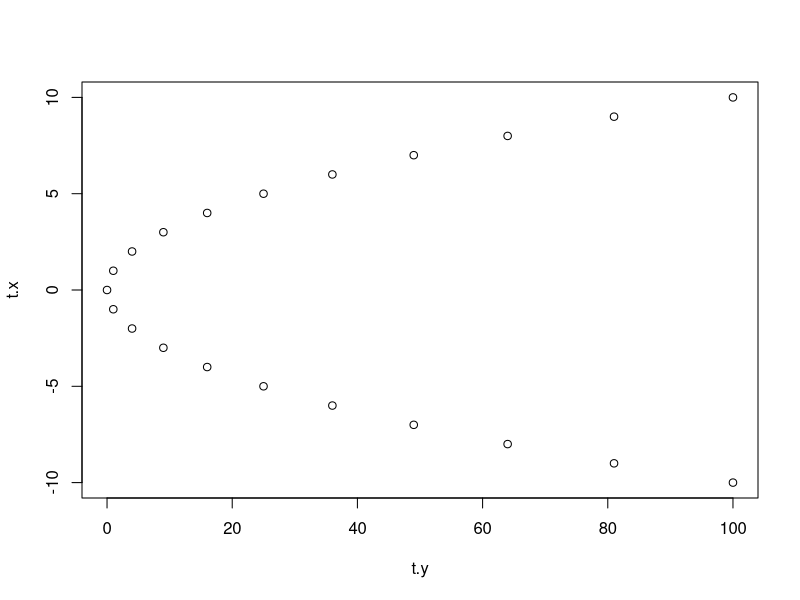
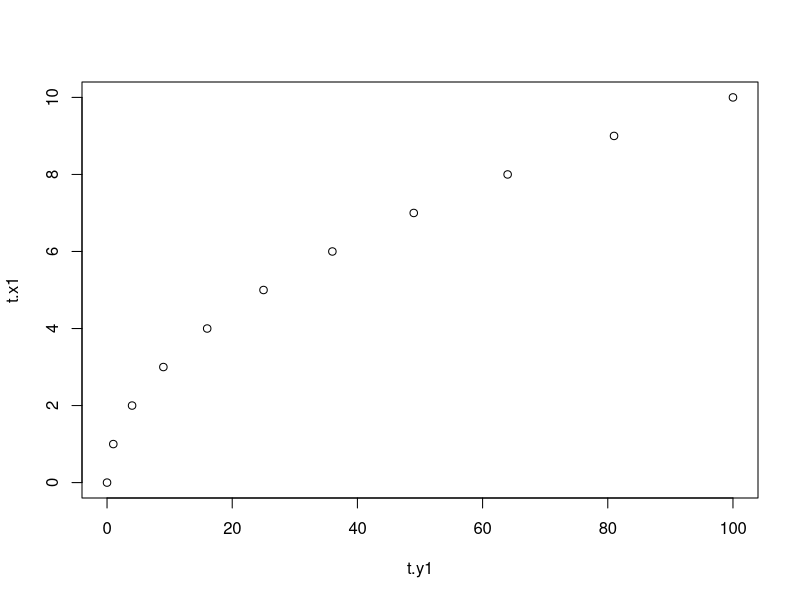

These figures' R source, in order:
# Aufgabe 4.1

# Bestimmen Sie die Korrelationskoeffizienten der Aufgaben in Serie 3 und interpretie-
# ren Sie die Resultate und vergleichen Sie ihre Interpretation mit dem Streudiagramm.


# Aufgabe 4.2

# a) Erzeugen Sie den Vektor t.x mit den Werten −10, −9, . . . , 9, 10 und den Vektor
#    t.x1 mit den Werten 0, 1, . . . , 9, 10. Erzeugen Sie dann die Vektoren t.y und
#    t.y1, deren Elemente die Quadratwerte der entsprechenden Elemente von t.x
#    bzw. t.x1 enthalten.

t.x <- seq(-10, 10, by = 1)
t.x1 <- seq(0, 10, by = 1)
t.y <- t.x^2
t.y1 <- t.x1^2


# b) Zeichnen Sie die Streudiagramme t.y vs. t.x und t.y1 vs t.x1. Benützen Sie
#    die R-Funktion
#    plot()
plot(t.y, t.x)
plot(t.y1, t.x1)

# c) Berechnen Sie die Korrelationskoeffizienten zwischen t.x und t.y bzw. zwi-
#    schen t.x1 und t.y1. Benützen Sie die R-Funktion
#    cor()
#    Warum sind die beiden Korrelationen so verschieden?
cor(t.x, t.y)
cor(t.x1, t.y1)
  

# Aufgabe 4.3

# Wo steckt in den folgenden Aussagen der Fehler? Begründen Sie.

# a) Bei einer gezinkten Münze wurde festgestellt, dass P(Kopf)= 0.32 und P(Zahl)=
#    0.73.
# -> Es gibt Überschneidungen bei den Wahrscheinlichkeiten

# b) Die Wahrscheinlichkeit für einen Sechser im Zahlenlotto ist −3 * 10^(−6).
# -> Wahrscheinlichkeit kann nicht negativ sein

# c) Bei einer Befragung wurden die Ereignisse untersucht. Man findet P(S) = 0.1,
#    P(M) = 0.5 und P(S ∪ M) = 0.7
# S: Befragte Person ist schwanger.
# M: Befragte Person ist männlich.
# -> Die Wahrschienlichkeiten ergeben addiert nicht das korrekte Resultat


# Aufgabe 4.4 

# a) Beschreiben Sie den Ereignisraum in Form von Elementarereignissen.

# b) Wie gross ist die Wahrscheinlichkeit eines einzelnen Elementarereignisses?

# c) Berechnen Sie die Wahrscheinlichkeit, dass das Ereignis E1 „Die Augensumme
#    ist 7“ eintritt.

# d) Wie gross ist die Wahrscheinlichkeit, dass das Ereignis E2 „Die Augensumme
#    ist kleiner als 4“ eintritt.

# e) Bestimmen Sie P(E3) für das Ereignis E3 „Beide Augenzahlen sind ungerade“.

# f) Berechnen Sie P(E2 ∪ E3).


# Aufgabe 4.5
A <- 3/4
B <- 2/3

# a) Beide Ereignisse treten ein.
library(MASS)
fractions(A * B)

# b) Mindestens eines von beiden Ereignissen tritt ein.
fractions(A + B - A * B)

# c) Höchstens eines von beiden Ereignissen tritt ein.
fractions(1 - A * B)

# d) Keines der beiden Ereignisse tritt ein.
fractions(1 - (A + B - A * B))

# e) Genau eines der Ereignisse tritt ein.
fractions(A + B - 2 * A * B)


# Aufgabe 4.6

# Der Einsturz eines Gebäudes in Tokio kann durch zwei voneinander unabhängige
# Ereignisse verursacht werden.
# • E1: ein grosses Erdbeben
# • E2: ein starker Taifun
# Die jährlichen Eintrittswahrscheinlichkeiten dieser beiden Ereignisse sind P(E1) =
# 0.04 und P(E2) = 0.08.
# Berechnen Sie die jährliche Einsturzwahrscheinlichkeit des Gebäudes.

